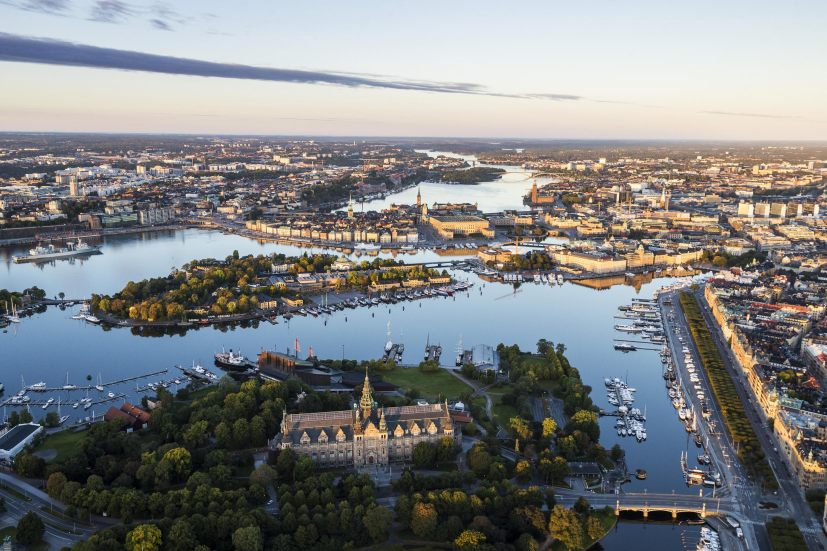
#> input picture 2lab/images/city.jpg, 2480 x 1653 px, given in place of guitar_top.jpg, which was not available (shown at 1/3 size)
$ python transform_one_image_to_anothers_axis.py
#> lines starting #> are read from the running program, lines starting #| are printed output that depends on the picture; after the words box and inside, x2 and y2 are one past the last pixel; in counts of white or black regions, pixels touching at a corner belong together; pictures that were not available may be replaced by others from this repository, and a replacement may not be noted
import cv2 as cv
import numpy as np

img_path = "C:/denFiles/git/technical-vision/2lab/images/"
img_1 = cv.imread(img_path + "guitar_top.jpg", cv.IMREAD_GRAYSCALE)
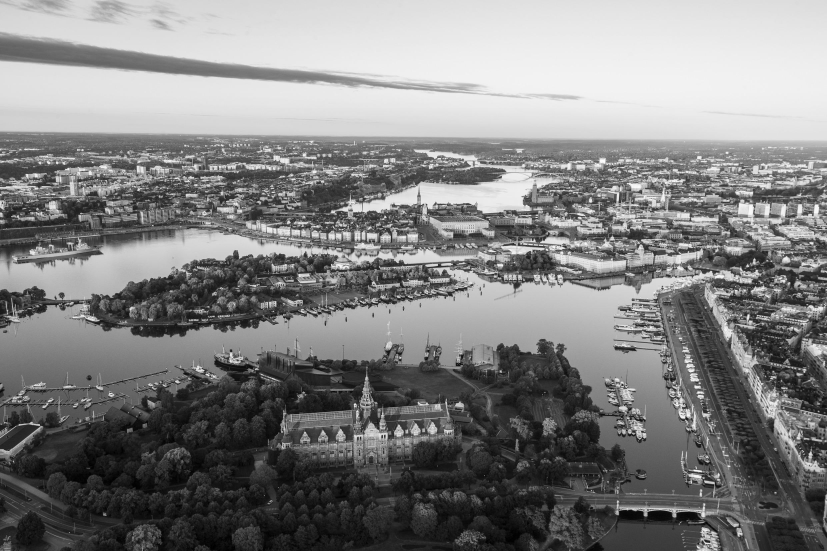
#> img_1: shape (1653, 2480) (shown at 1/3 size); min 0, max 255, mean 129
img_2 = cv.imread(img_path + "guitar_bot.jpg", cv.IMREAD_GRAYSCALE)
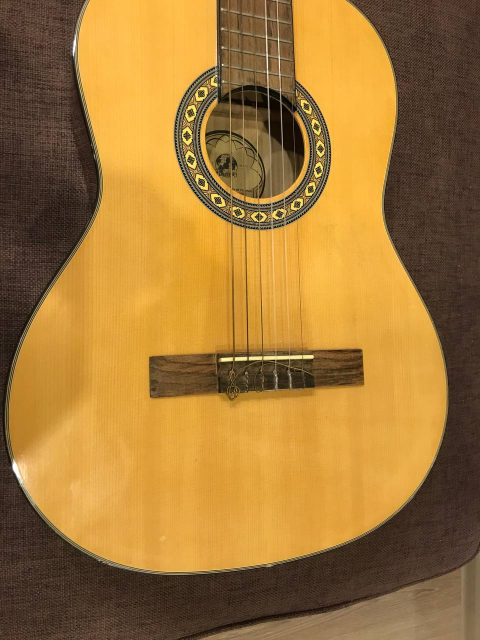
#> input picture 2lab/images/guitar_bot.jpg, 960 x 1280 px, found by its file name (shown at 1/2 size)
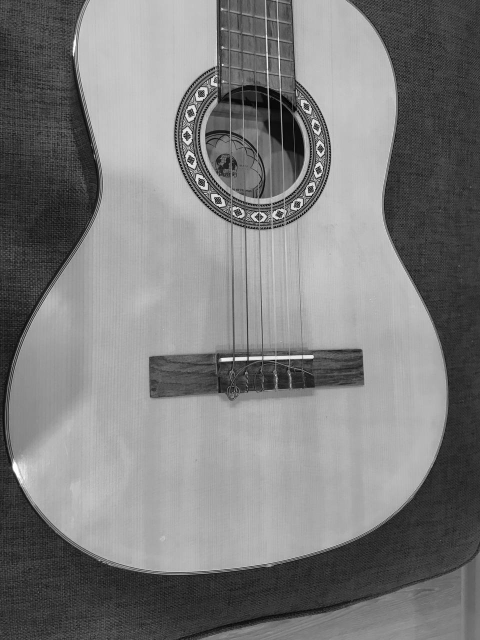
#> img_2: shape (1280, 960) (shown at 1/2 size); min 0, max 255, mean 124.6
n_rows, n_cols = img_1.shape[:2]
#> n_rows = 1653; n_cols = 2480

# Dots
d1 = [[516, 1259], [372, 778], [566, 571]]
d2 = [[526, 779], [374, 271], [580, 84]]

# Find parameters of the transform
# To translate the top image into the bot coordinate system
buf = np.linalg.inv([[1, d1[0][0], d1[0][1]], [1, d1[1][0], d1[1][1]],
                     [1, d1[2][0], d1[2][1]]])
x_param = np.matmul(buf, np.reshape([d2[0][0], d2[1][0], d2[2][0]], (3, 1)))
y_param = np.matmul(buf, np.reshape([d2[0][1], d2[1][1], d2[2][1]], (3, 1)))

# Create grid corresponding to our pixels
x, y = np.meshgrid(np.arange(n_cols), np.arange(n_rows))

# Calculate all new X and Y coordinates
x_new = np.round(x_param[0, 0] + x_param[1, 0] * x + x_param[2, 0] * y).astype(np.float32)
y_new = np.round(y_param[1, 0] * x + y_param[2, 0] * y).astype(np.float32) # Do notuse y_param[0, 0] because we don't need oY shift

# Calculate mask for valid indices
mask = np.logical_and(np.logical_and(x_new >= 0, x_new < n_cols), np.logical_and(y_new >= 0, y_new < n_rows))

# Apply reindexing
new_img = np.zeros_like(img_1)
new_img[y_new[mask].astype(int), x_new[mask].astype(int)] = img_1[y[mask], x[mask]]
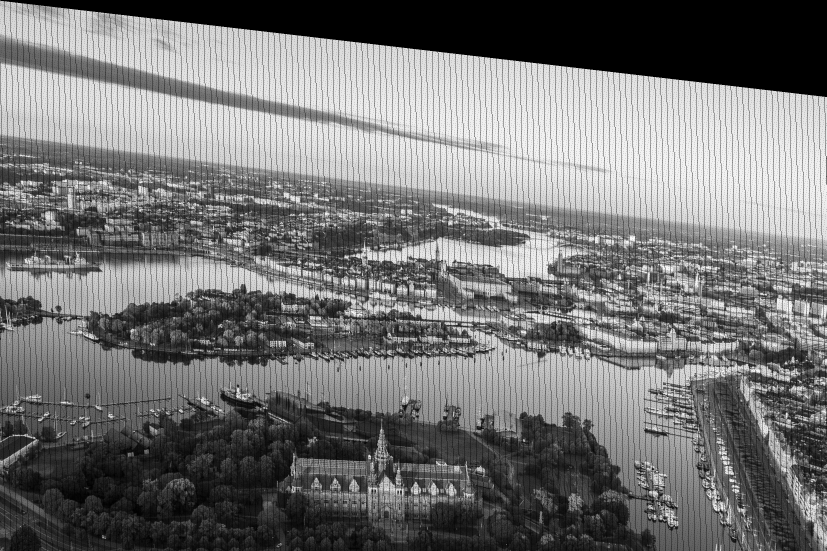
#> new_img: shape (1653, 2480) (shown at 1/3 size); min 0, max 255, mean 116.2

# Find undefined pixels and borders of new image
undef_all = np.zeros_like(img_1)
borders = np.zeros_like(img_1)
undef_inner = np.zeros_like(img_1)
undef_all[y_new[mask].astype(int), x_new[mask].astype(int)] = 255  # Undefined pixels corresponds to the black
for i in range(n_rows):
    def_pixels = np.argwhere(undef_all[i, :] == 255)
    if def_pixels.size > 2:
        img_start = np.squeeze(def_pixels[0])
        img_end = np.squeeze(def_pixels[-1])
        borders[i, [img_start, img_end]] = 255
        row_undef_pix = np.argwhere(undef_all[i, img_start:img_end] == 0)
        undef_inner[i, row_undef_pix + img_start] = 255
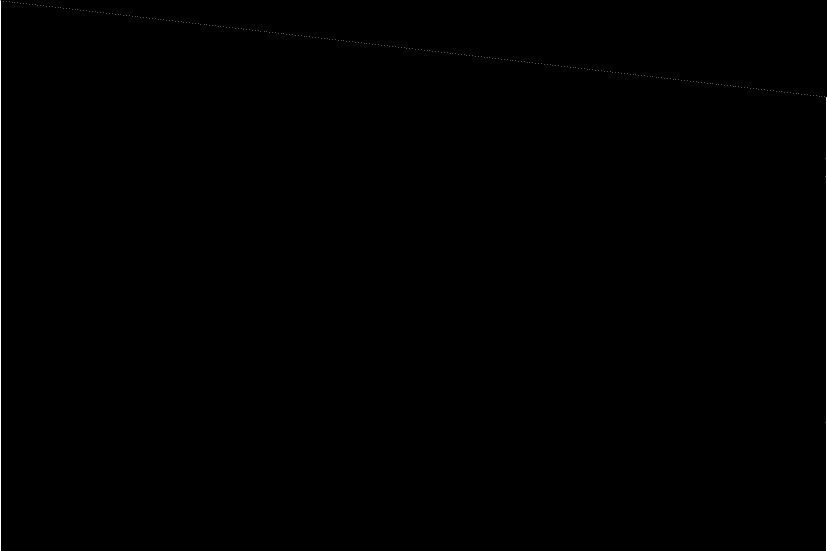
#> borders: shape (1653, 2480) (shown at 1/3 size); 0.08% white in thin lines or dots
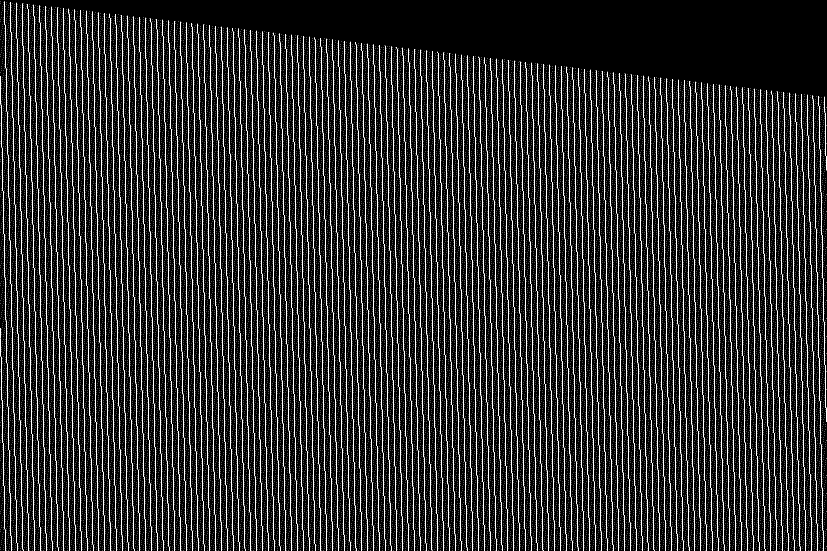
#> undef_inner: shape (1653, 2480) (shown at 1/3 size); 6.8% white in thin lines or dots

# Apply interpolation
undef_inner_arr = np.argwhere(undef_inner == 255)  # An array containing inner undefined pixels
for undef_p in undef_inner_arr:
    intensities = []
    # Construct 3x3 punctured area
    area = np.array([[undef_p[0] - 1, undef_p[1] - 1], [undef_p[0] - 1, undef_p[1]], [undef_p[0] - 1, undef_p[1] + 1],
                     [undef_p[0], undef_p[1] - 1], [undef_p[0], undef_p[1] + 1],
                     [undef_p[0] + 1, undef_p[1] - 1], [undef_p[0] + 1, undef_p[1]], [undef_p[0] + 1, undef_p[1] + 1]])
    # Find the area average intensities of the defined pixels
    for p in area:
        if (p[0] >= 0) and (p[0] < n_rows) and (p[1] >= 0) and (p[1] < n_cols) and (undef_all[p[0], p[1]] == 255):
            intensities.append(new_img[p[0], p[1]])
    new_img[undef_p[0], undef_p[1]] = int(np.mean(intensities))  # Assign the found intensity
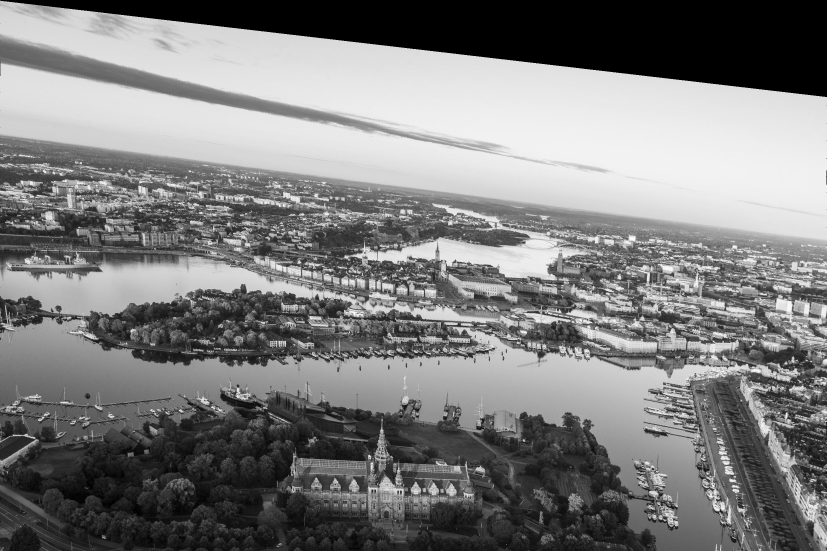
#> new_img: shape (1653, 2480) (shown at 1/3 size); 6.81% of pixels changed, all inside (x1, y1, x2, y2) = (1, 4, 2479, 1653)

cv.imwrite(img_path + "new_guitar_top.jpg", new_img)
cv.imshow("New left guitar image", new_img)
cv.waitKey(0)
cv.destroyAllWindows()
